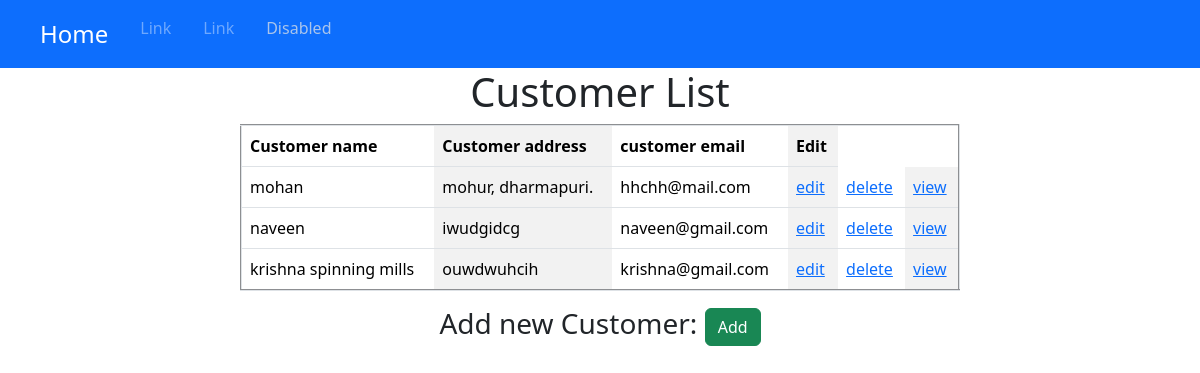
Page /CustomerList/ on the earlier database version.
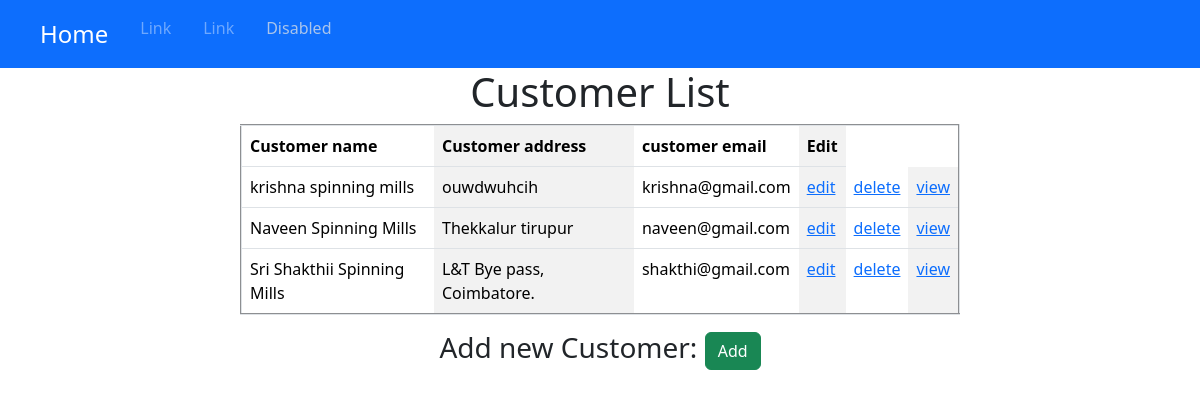
Same page on the later database version.
### inventory/models.py (models this page shows, shortened)
class Customer(models.Model):
    customer_name=models.CharField(max_length=200)
    customer_phone=models.CharField(max_length=22,unique=True)
    customer_email=models.EmailField(null=True,blank=True)
    customer_address=models.TextField()
    customer_gst_number=models.CharField(max_length=50, blank=True, null=True)
    created_at=models.DateTimeField(auto_now_add=True)

### inventory/views.py (the view)
# urls.py: path('CustomerList/',CustomerList.as_view(),name='CustomerList'),
class CustomerList(ListView):
    model=Customer
    context_object_name='customerobjects'

### templates/inventory/Customer_list.html (shortened to what this page needs)
{% extends 'inventory/dummy.html' %}
{% block content %}
    <center>
        <h1>Customer List</h1>
        <table border="2px" style="width: 60%;" cellpadding="10px" class="table table-striped-columns">
            <tr>
                <th>Customer name</th>
                <th>Customer address</th>
                <th>customer email</th>
                <th>Edit</th>
            </tr>
            {% for customer in customerobjects %}
            <tr>
                <td>{{customer.customer_name}}</td>
                <td>{{customer.customer_address}}</td>
                <td>{{customer.customer_email}}</td>
                <td> <a href="{% url 'CustomerUpdate' pk=customer.pk %}">edit</a></td>
                <td> <a href="{% url 'CustomerDelete' pk=customer.pk %}">delete</a></td>
                <td> <a href="{% url 'CustomerDetail' pk=customer.pk %}">view</a></td>
            </tr>
            {% endfor %}
        </table>
       <h3>Add new Customer: <a href="{% url 'CreateCustomer' %}" class="btn btn-success">Add</a> </h3>
    </center>
    {% endblock %}

### templates/inventory/dummy.html (shortened to what this page needs)
{% load static %}
<!DOCTYPE html>
<html lang="en">
<head>
    <link rel="stylesheet" href="{% static 'css/bootstrap.min.css' %}">
</head>
<body>
<nav class="navbar bg-primary" data-bs-theme="dark">
   <ul class="nav justify-content-center ms-4">
  <li class="nav-item">
    <a class="nav-link active text-white fs-4" aria-current="page" href="{% url 'home' %}" >Home</a>
  </li>
  <li class="nav-item">
    <a class="nav-link" href="#">Link</a>
  </li>
  <li class="nav-item">
    <a class="nav-link" href="#">Link</a>
  </li>
  <li class="nav-item">
    <a class="nav-link disabled" aria-disabled="true">Disabled</a>
  </li>
</ul>
</nav>
{% block content %}
{% endblock %}
</body>
</html>

Differences in the rows shown:
removed Customer: customer_name "mohan", customer_address "mohur, dharmapuri.", customer_email "hhchh@mail.com"
removed Customer: customer_name "naveen", customer_address "iwudgidcg", customer_email "naveen@gmail.com"
added Customer: customer_name "Naveen Spinning Mills", customer_address "Thekkalur tirupur", customer_email "naveen@gmail.com"
added Customer: customer_name "Sri Shakthii Spinning Mills", customer_address "L&T Bye pass, Coimbatore.", customer_email "shakthi@gmail.com"
